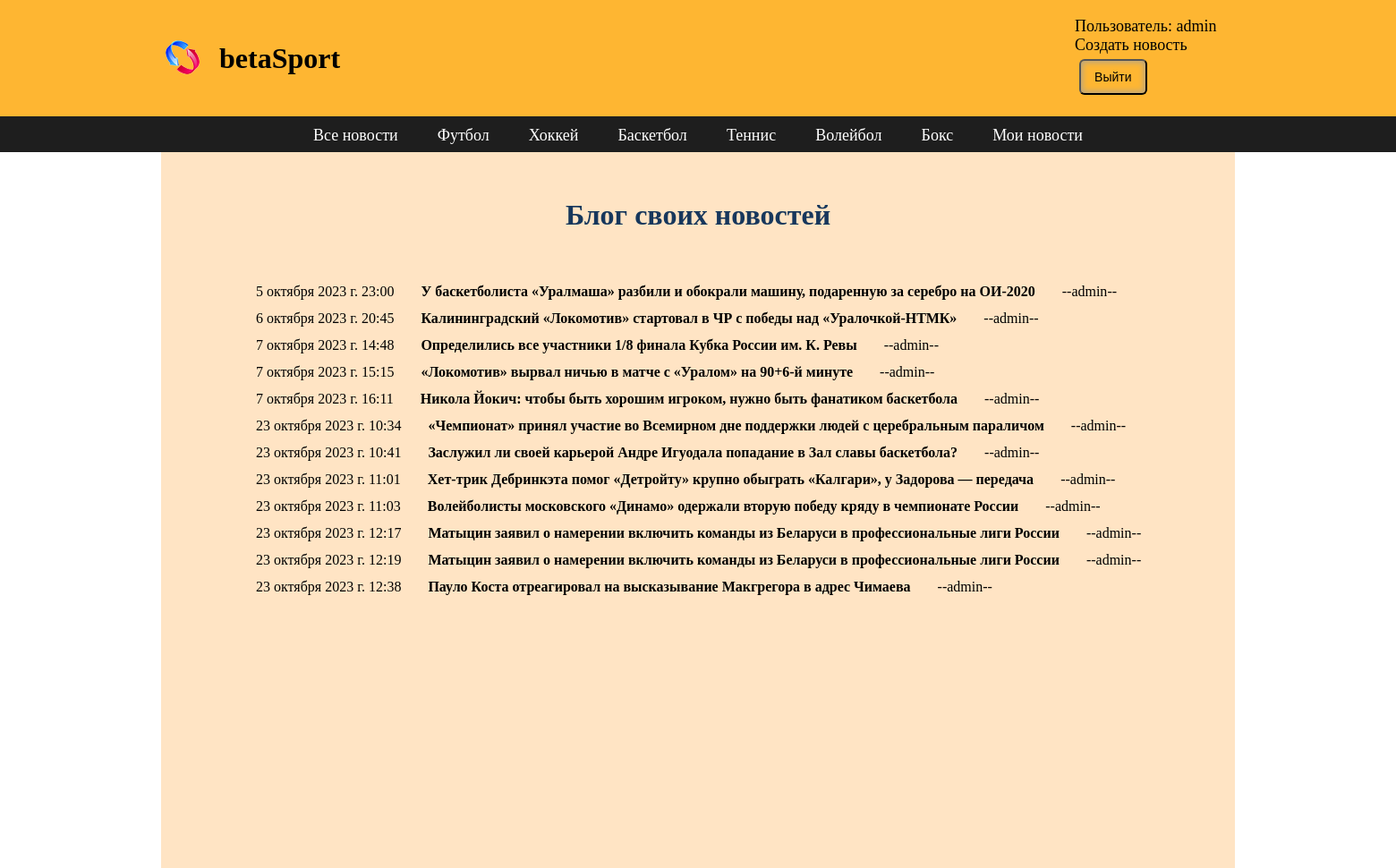
/mynews/ (signed in), run on the app's committed database.
### newpost/models.py (models this page shows, shortened)
class Sportnews(models.Model):
    sport = [
        (1, "футбол"),
        (2, "хоккей"),
        (3, "баскетбол"),
        (4, "теннис"),
        (5, "волейбол"),
        (6, "бокс")
    ]
    tsport = models.PositiveSmallIntegerField('tsport', choices=sport)
    title = models.CharField(max_length=100)
    news = models.TextField(max_length=1500)
    created = models.DateTimeField(auto_now_add=True)
    image = models.ImageField(upload_to='images/', blank=True)
    user = models.ForeignKey(User, on_delete=models.CASCADE, blank=True)
    vote_total = models.IntegerField(default=0)
    vote_ratio = models.IntegerField(default=0)

### newpost/views.py (the view)
# urls.py: path('mynews/', views.mynews, name='mynews'),
def mynews(request):
    np = Sportnews.objects.filter(user=request.user)
    return render(request, 'newpost/mynews.html', {'np': np})

### newpost/templates/newpost/mynews.html
{% extends 'newpost/base.html' %}
{% block content %}
<div class="aut">
    <div class="zag">
            <h1>Блог своих новостей</h1>
    </div>
</div>
<div class="new">
    {% for i in np %}
        <div class="blok">
            <div class="creat"> {{ i.created }} </div>
            <div class="tit"> <a href="{% url 'detail' i.id %}"> {{ i.title }} </a> </div>
            <div class="us"> --{{ i.user }}-- </div>
         </div>
    {% endfor %}
</div>
{% endblock %}

### newpost/templates/newpost/base.html (shortened to what this page needs)
<!DOCTYPE html>
{% load static %}
<html lang="en">
<head>
    <link rel="stylesheet" href="{% static 'css/style.css' %}">
</head>
<body>
    <div class="name">
        <div class="lg">
            <div class="logo">
                <div class="logo2">
                    <a href="{% url 'allnews' %}"><img src="{% static 'newpost/nl.png' %}" alt=""></a>
                    <h1>betaSport</h1>
                </div>
                <div class="reg">
                    {% if user.is_authenticated %}
                    <div class="regmenu">
                        <div class="sp">
                            <ul>
                                <li class="usr">Пользователь: {{ user.username }}</li>
                                <li><a href="{% url 'createnews' %}">Создать новость</a></li>
                                <li>
                                    <form action="{% url 'logoutuser' %}" method="post">
                                        <button class="btn">
                                            Выйти
                                        </button>
                                    </form>
                                </li>
                            </ul>
                        </div>
                    </div>
                    {% endif %}
                </div>
            </div>
        </div>
    </div>
    {% if user.is_authenticated %}
    <div class="menu">
        <div class="sp">
            <ul>
                <li> <a href="{% url 'allnews' %}">Все новости</a> </li>
                <li> <a href="{% url 'football' %}">Футбол</a> </li>
                <li><a href="{% url 'hockey' %}">Хоккей</a></li>
                <li><a href="{% url 'basketball' %}">Баскетбол</a></li>
                <li> <a href="{% url 'tennis' %}">Теннис</a> </li>
                <li> <a href="{% url 'voleyball' %}">Волейбол</a> </li>
                <li> <a href="{% url 'box' %}">Бокс</a> </li>
                <li> <a href="{% url 'mynews' %}">Мои новости</a></li>
            </ul>
        </div>
    </div>
    {% endif %}
    <div class="glob" >
        <div class="content">
            <div class ='wrap'>
                {% block content %}
                {% endblock %}
            </div>
        </div>
    </div>
</body>
</html>

### newpost/static/css/style.css (style rules this page uses)
* { margin: 0; padding: 0; }
.name { display: flex; height: 130px; background: rgb(254,182,50); margin: 0; padding: 0; box-sizing: border-box; }
.menu { width: auto; height: 40px; background: rgb(30,30,30); padding: 0px; margin: 0; color: white; }
.logo { display: flex; padding: 5px; }
.logo2 { display: flex; align-items: center; }
.reg { padding-left: 800px; margin: auto; }
.reg ul { font-size: 18px; list-style: none; box-sizing: border-box; }
.logo h1 { padding: 5px; margin: auto 5px; padding-left: 15px; }
a img { margin: auto; }
.lg { width: 1200px; margin: auto; }
.sp { width: 900px; margin: auto ; padding: 11px; }
.menu ul { font-size: 18px; display: flex; list-style: none; flex-wrap: wrap; justify-content: space-between; align-items: center; }
.menu li { margin: auto 20px; align-items: center; }
a { text-decoration: none; color: black; }
.menu a { text-decoration: none; color: white; }
.content { width: 1200px; height: 700px; margin: auto; padding-bottom: 100px; background-color: bisque; }
.content h1 { padding: 12px; }
.wrap { background-color: bisque; }
.new { width: 1050px; margin-left: 100px; padding-right: 400px; margin-right: 150px; }
.blok { padding: 6px; display: flex; }
.tit { padding-left: 30px; font-weight: bold; }
.us { padding-left: 30px; }
.btn { background: rgb(254,182,50); color: black; font-size: 14px; }
.aut { display: flex; flex-direction: column; align-items: center; }
.zag { margin: 40px; color: rgb(23, 55, 92); }
.sp button { padding: 10px 15px; border-radius: 6px; box-shadow: inset 0 0 6px 2px rgb(184, 166, 132); margin: 5px; cursor: pointer; }

### data on the page
Sportnews: created "5 октября 2023 г. 23:00", title "У баскетболиста «Уралмаша» разбили и обокрали машину, подаренную за серебро на ОИ-2020", user "admin"
Sportnews: created "6 октября 2023 г. 20:45", title "Калининградский «Локомотив» стартовал в ЧР с победы над «Уралочкой-НТМК»", user "admin"
Sportnews: created "7 октября 2023 г. 14:48", title "Определились все участники 1/8 финала Кубка России им. К. Ревы", user "admin"
Sportnews: created "7 октября 2023 г. 15:15", title "«Локомотив» вырвал ничью в матче с «Уралом» на 90+6-й минуте", user "admin"
Sportnews: created "7 октября 2023 г. 16:11", title "Никола Йокич: чтобы быть хорошим игроком, нужно быть фанатиком баскетбола", user "admin"
Sportnews: created "23 октября 2023 г. 10:34", title "«Чемпионат» принял участие во Всемирном дне поддержки людей с церебральным параличом", user "admin"
Sportnews: created "23 октября 2023 г. 10:41", title "Заслужил ли своей карьерой Андре Игуодала попадание в Зал славы баскетбола?", user "admin"
Sportnews: created "23 октября 2023 г. 11:01", title "Хет-трик Дебринкэта помог «Детройту» крупно обыграть «Калгари», у Задорова — передача", user "admin"
Sportnews: created "23 октября 2023 г. 11:03", title "Волейболисты московского «Динамо» одержали вторую победу кряду в чемпионате России", user "admin"
Sportnews: created "23 октября 2023 г. 12:17", title "Матыцин заявил о намерении включить команды из Беларуси в профессиональные лиги России", user "admin"
Sportnews: created "23 октября 2023 г. 12:19", title "Матыцин заявил о намерении включить команды из Беларуси в профессиональные лиги России", user "admin"
Sportnews: created "23 октября 2023 г. 12:38", title "Пауло Коста отреагировал на высказывание Макгрегора в адрес Чимаева", user "admin"

### other printed values
{{ user.username }} "admin"
